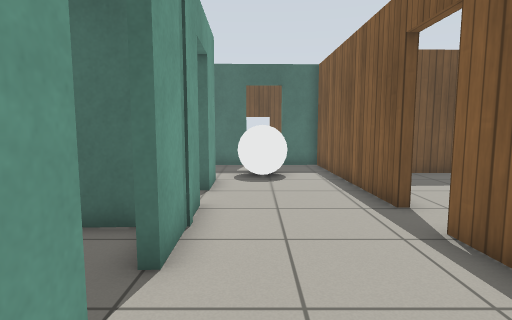
View 1 (above)

21 first-person views from a walk through a Gazebo world. The camera is 0.94 m above the floor, tilts 6° down and sees 80° across. The floor is counted in squares, 0.5 m on a side. Each view is taken from the middle of a square. On the plan, view 1 faces up. The plan holds only what a view shows up to about 16 squares ahead; the rest is blank. Simple patterns stand in for the simulator's built-in surfaces.

View 2
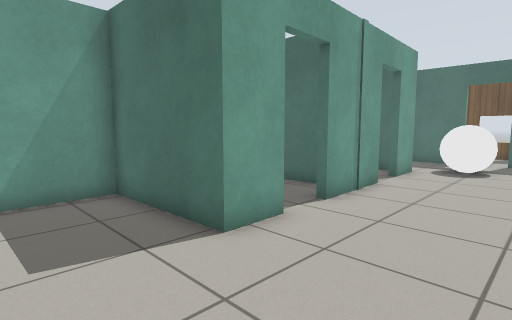

View 3
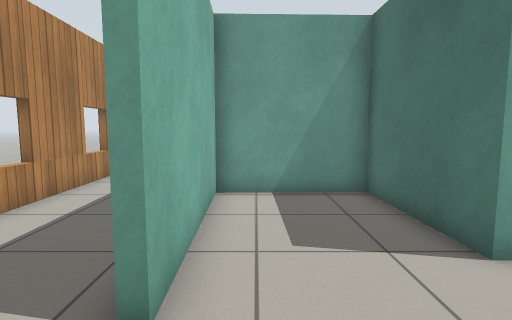

View 4
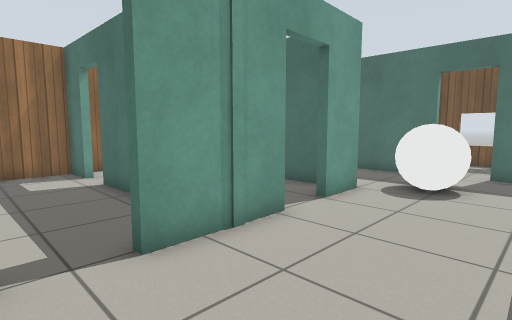

View 5
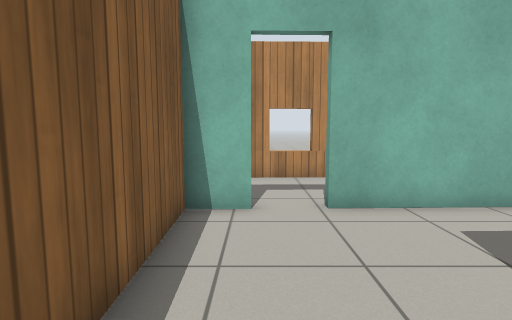

View 6
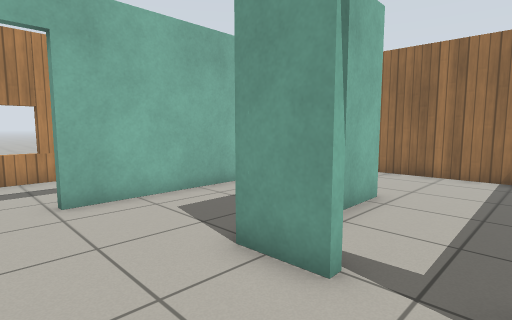

View 7
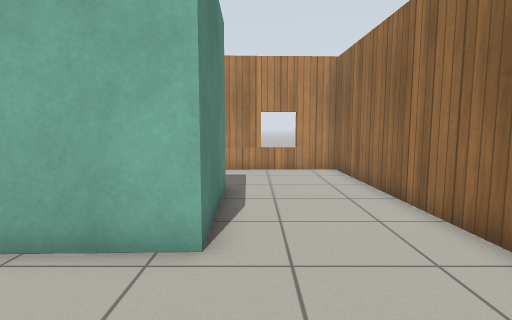

View 8
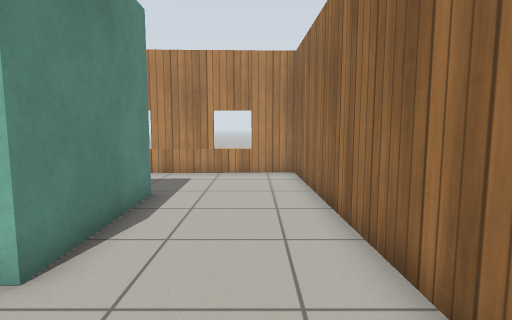

View 9
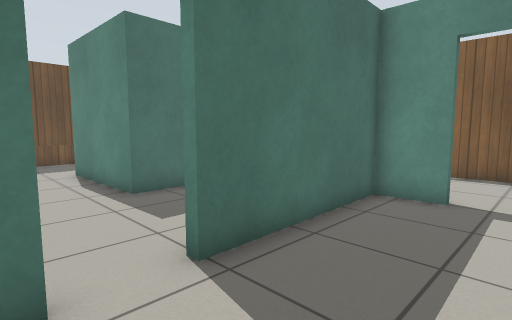

View 10
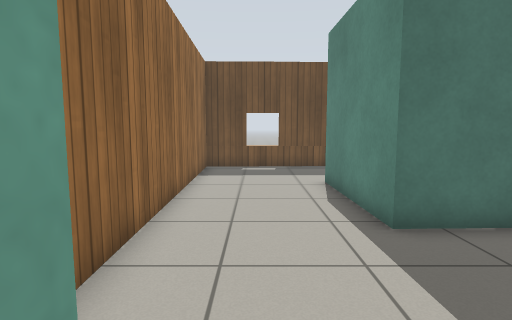

View 11
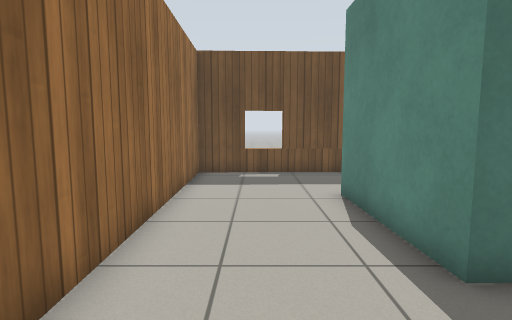

View 12
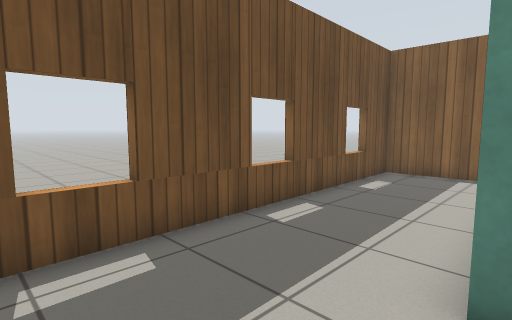

View 13
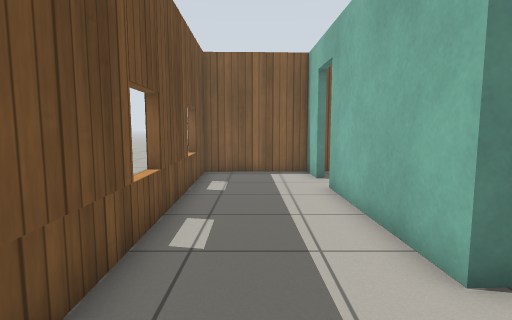

View 14
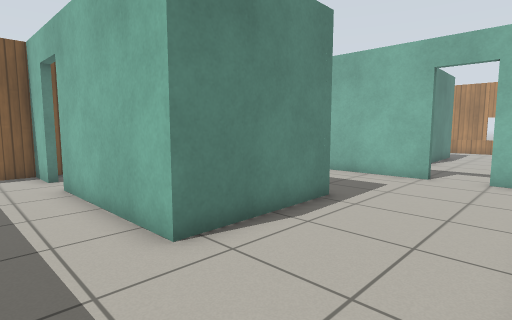

View 15
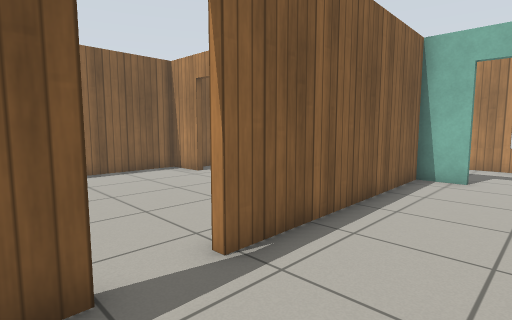

View 16
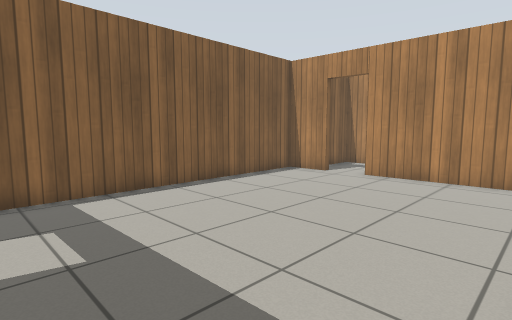

View 17
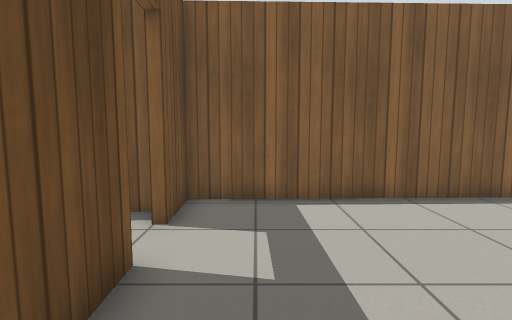

View 18
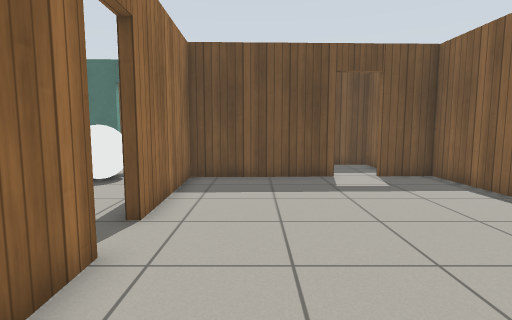

View 19
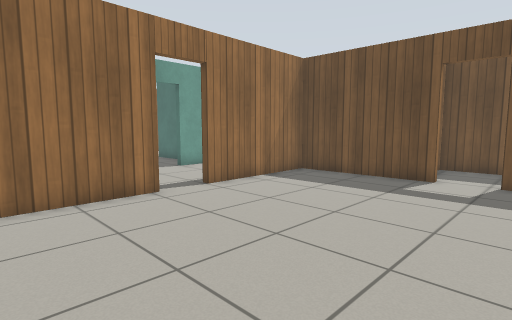

View 20
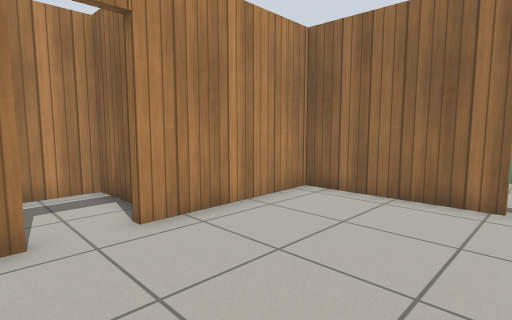

View 21
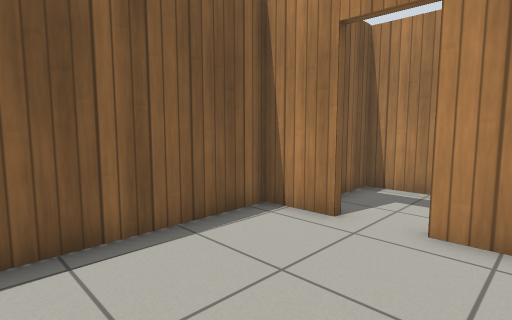

### Floor plan
Points are (right, up) in squares from view 1. A wall is a line through its corners. A room is listed if a view was taken in it or the views show most of it. See-through windows are left out.
Room 1 (views 1, 2, 3, 4, 5, 6, 15)
walls: (-1.4, 7.3) (-1.3, 3.8); (-1.2, 2.2) (-1.2, 0.4) (-5.9, 0.2) (-5.7, -4.2) (0.3, -4); (3.3, 6.9) (3.1, 15.5) (1.2, 15.4); (-1.5, 11.1) (-1.4, 9.1); (2.1, -3.9) (3.6, -3.9) (3.4, 5.3); (-0.4, 15.4) (-3.7, 15.3)
ways out: open door at (-1.2, 3) to room 2; open door at (1.5, -4) to room 2; open door at (-1.7, 8.3) to room 3; open door at (0.5, 15.5) to room 3; open door at (3.7, 6.3) to room 4
objects: white ball (0, 11) to (1, 12)
Room 2 (views 7, 8, 9, 10)
walls: (-6, -4.6) (-6.2, 0.5) (-3.1, 0.6); (-1.6, 3.8) (-1.6, 5.7) (-7.7, 5.5); (-9.5, 5.7) (-9.5, 5.4) (-11, 5.4) (-10.6, -8.8) (-3.5, -8.6); (-0.8, -8.5) (2.9, -8.4)
ways out: open door at (-1.2, 3) to room 1; open door at (1.5, -4) to room 1; open door at (-8.5, 6) to room 3
Room 3 (views 11, 12, 13, 14)
walls: (-2.3, 10.6) (-6.5, 10.5) (-6.6, 15.5) (-0.4, 15.7); (-7.7, 5.8) (-3.5, 5.9); (-11, 6.7) (-11, 6.2); (1.2, 15.7) (3.1, 15.8) (3, 20.2) (-11.4, 19.8) (-11.1, 8.3); (-10, 5.7) (-9.5, 5.7)
ways out: open door at (-1.7, 8.3) to room 1; open door at (0.5, 15.5) to room 1; open door at (-8.5, 6) to room 2
Room 4 (views 16, 17, 18, 19, 20, 21)
walls: (3.7, 5.3) (3.8, 0.1) (9.6, 0.3); (9.2, 12.7) (3.5, 12.5) (3.6, 6.9); (11.2, 0.3) (13.2, 0.4) (12.9, 12.8) (10.8, 12.7)
ways out: open door at (3.7, 6.3) to room 1; open door at (10, 13) to room 5; open door at (10.5, 0) to room 6
Room 5 (no view inside)
walls: (11.7, 13.3) (11.6, 16.5) (8.2, 16.4) (8.3, 16)
ways out: open door at (10, 13) to room 4
Room 6 (no view inside)
walls: (8.9, -1.4) (9, -3.5) (12.4, -3.4) (12.3, -0.6)
ways out: open door at (10.5, 0) to room 4

Where each view was taken, in squares from view 1:
view 1: 0 up, 0 right, facing up
view 2: 3 down, 3 right, facing up-left
view 3: 3 down, 3 right, facing left
view 4: 2 up, 3 right, facing up-left
view 5: 3 up, 2 right, facing down
view 6: 4 up, 2 right, facing down-left
view 7: 5 up, 7 left, facing down
view 8: 4 up, 9 left, facing down
view 9: 2 up, 10 left, facing up-right
view 10: 5 up, 9 left, facing up
view 11: 7 up, 9 left, facing up
view 12: 15 up, 10 left, facing up-right
view 13: 18 up, 10 left, facing right
view 14: 18 up, 11 left, facing down-right
view 15: 8 up, 0 right, facing down-right
view 16: 12 up, 4 right, facing down-right
view 17: 11 up, 5 right, facing right
view 18: 1 up, 6 right, facing up
view 19: 1 up, 12 right, facing up-left
view 20: 6 up, 12 right, facing down-left
view 21: 6 up, 8 right, facing down-right
